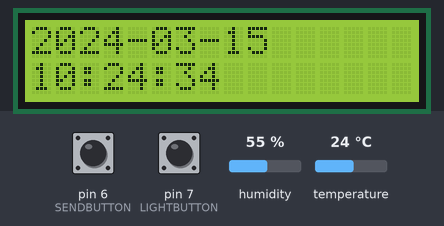
This sketch was run on a simulated Arduino Uno, built with avr-gcc and run on an emulated ATmega328P. Parts: 16×2 character LCD. Inputs (shaded band) come from the test bench; at power-on: pin 7 (LIGHTBUTTON) HIGH, pin 6 (SENDBUTTON) HIGH, humidity 55 %, temperature 24 °C. WiFi joins after 1.5 s; servers stay silent unless stated; the local clock reads 2024-03-15 10:24:30 at power-on unless the sketch sets it.

Above: at 4.8 s.
4.9 s: pin 7 (LIGHTBUTTON) pulled LOW for 0.15 s
At 7.7 s:
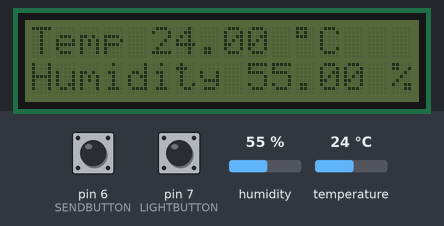
8.5 s: pin 6 (SENDBUTTON) pulled LOW for 0.15 s
At 11.3 s:
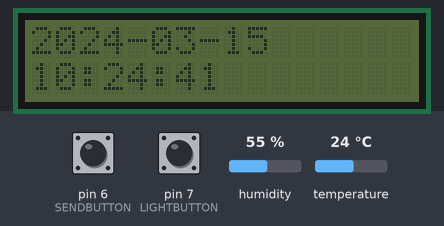
16.5 s: pin 7 (LIGHTBUTTON) pulled LOW for 1 s
At 17.8 s:
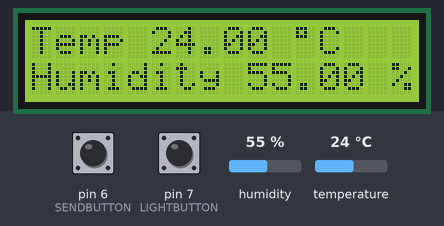
27.6 s: pin 6 (SENDBUTTON) pulled LOW for 1 s
At 28.9 s:
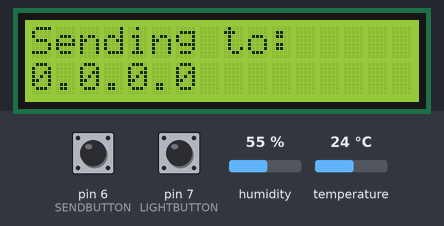
30.1 s: humidity set to 22 %
At 38.8 s:
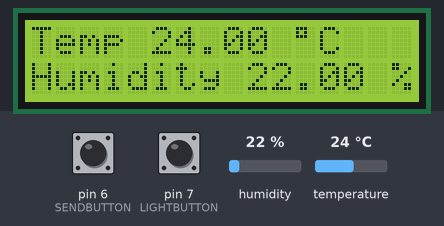
39.5 s: temperature set to 12 °C
At 48.9 s:
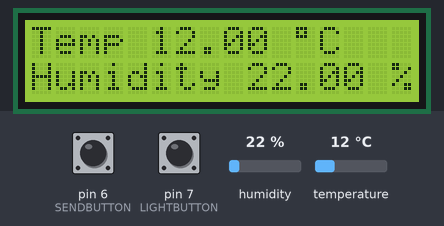
Timing chart, 0 to 50.4 s (numbered marks = the images above; inputs shaded):
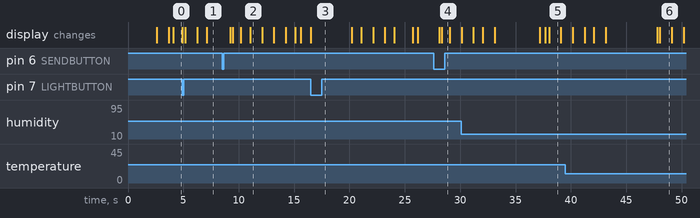

The sketch:

LcdMeter.ino
```cpp
/*********************

Lcd-Meter Version: 2022-02-03 v1.2.0
Arduino for temperature and humidity measurement, display on LCD and send data to web server.
Parts: DHT22 sensor via 1-wire protocol, DS3231 realtime clock and 16x2 LC-display via I2C, 5100-type Ethernet shield via SPI
(not using the SD card on the Ethernet module).
Option to use the built-in watchdog functionality (8 seconds timeout). One-button date/time setup.

**********************/

#include <Wire.h>
#include <LiquidCrystal_I2C.h>
#include <DS3231.h>
#include <DHT.h>
#include <SPI.h>
#include <Ethernet.h>
#include <avr/wdt.h>

#define LCDADDR 0x27      // I2C-address for LCD module (e.g. joy-it brand used in the example project)
#define DHTPIN 2          // The sensor is connected to PIN 2 for 1-wire protocol
#define DHTTYPE DHT22     // Specify the DHT22 sensor type

#define LIGHTBUTTON 7     // Pin 7 input for button to toggle LCD backlight on/off
#define SENDBUTTON 6      // Pin 6 input for button to trigger data sending manually

#define NIGHT 22          // the hour when LCD backlight should automatically switch off
#define MORNING 7         // the hour when LCD backlight is automatically switched on

#define SENDSPEED 10      // Interval (in minutes) for sending data to the Webserver
#define AUTORESET 0       // time (in minutes) after which it will force a reset regularly (0=disable)

char server[] = "mackrug.de";     // Name of webserver, where the measurement data will be sent (note: a working test server is configured here)
char serverpath[] = "/lcdmeter/sensor.php";  // path to PHP script on webserver, which is called via http. Starts with "/"
char security[] = "8a7b6c5d";     // 8 hex digits security code for this device, used in the HTTP GET request and checked by PHP script on server
char marker = char('|');          // recognition sign "|" used in the 21-characters date/time response string "|Y-m-d|H:i:s|" from the server
bool trydhcp = true;         // true = try DHCP first to obtain an IP address
bool usewatchdog = true;     // true = activate the Watchdog functionality (triggered if program hangs for more than 8 seconds)

float tempcorr = 0.0 ;       // This correction value is applied to measured temperature (default: 0.0)

// MAC address from label on the ethernet shield or simply made up (but unique inside network)
byte mac[] = { 0xA0, 0xB1, 0xC2, 0xD3, 0xE4, 0xF5 };
// fallback IP address to use if DHCP was not successful, must match your local network settings
IPAddress ip(192, 168, 0, 101);

EthernetClient webclient;

LiquidCrystal_I2C lcd(LCDADDR, 16, 2);  // the 16x2 LCD module, called as "lcd"

DHT dht(DHTPIN, DHTTYPE);    // the sensor module called as "dht"

DS3231 myRTC;   // the RTC module called as "myRTC"
bool Century=false;
bool h12;
bool PM;

void setup() {

  pinMode(LIGHTBUTTON, INPUT_PULLUP);
  pinMode(SENDBUTTON, INPUT_PULLUP);

  Wire.begin();
  // Serial.begin(19200);

  lcd.init();
  // switch the LCD backlight on
  lcd.backlight();
  lcd.clear();
  lcd.print("Lcd-Meter");

  // check if the lightbutton is being held down during power-up for more than 2 seconds
  if(digitalRead(LIGHTBUTTON) == LOW)
  {
  lcd.setCursor(0,1);
  lcd.print("Set date/time ? ");
  int setdcount = 0;
   while(digitalRead(LIGHTBUTTON) == LOW)
    {
     setdcount++;
     delay(20);
     if(setdcount == 100)
       {
        lcd.setCursor(14,1);
        lcd.print(">>");
       }
    }
   if(setdcount > 100)
    {
     setd();   //call the function to set date/time in the RTC after button is released
    }
  }

  lcd.setCursor(0,1);
  lcd.print("IP: trying DHCP ");

  dht.begin(); //DHT22 sensor start

  bool dhcpconnect;
  if ( trydhcp == true )    // try first DHCP according to setup
     {
      dhcpconnect = Ethernet.begin(mac);
     }
  if (trydhcp == false || dhcpconnect == false)
    {
     lcd.setCursor(0,1);
     lcd.print("IP: using static");
     delay(1000);
     Ethernet.begin(mac, ip);     // if not successful, use the specified static address
    }
  delay(1000);

  // Serial.print("IP = ");
  // Serial.println(Ethernet.localIP());

  lcd.setCursor(0,1);
  lcd.print(Ethernet.localIP());
  lcd.print("         ");
  delay(1000);

  if ( usewatchdog == true )
     {
      wdt_enable(WDTO_8S);
     }
}

String thisdate; // formatted date variable
String thistime; // formatted time variable
String lasttime;
float humidity;
float temperature;

bool displaylight = true;
bool lightswitch = true;
bool lbuttondown = false;
bool sbuttondown = false;
unsigned long resetcounter = 5*60L*AUTORESET;
int timecounter = 1;
int sensorcounter = 1;
int displaycounter = 10;
int sendcounter = 1;

void loop()
{

if(digitalRead(LIGHTBUTTON) == LOW && lbuttondown == false)    // when lightbutton is pressed
  {
    lbuttondown = true;
    if(displaylight == true)
      {
       displaylight = false;
       lcd.noBacklight();
      }
    else
      {
       displaylight = true;
       lcd.backlight();
      }
  }
else if(digitalRead(LIGHTBUTTON) == HIGH && lbuttondown == true)
  { lbuttondown = false; }

if(digitalRead(SENDBUTTON) == LOW && sbuttondown == false)    // when sendbutton is pressed
  {
   sbuttondown = true;
   displaycounter = 1;
   sendcounter = 1;
  }
else if(digitalRead(SENDBUTTON) == HIGH && sbuttondown == true)
  { sbuttondown = false; }

timecounter--;
if (timecounter < 1)
{
  timecounter = 10;   // 10 x 20 ms = ca. 0.2 second interval
  resetcounter--;
  thistime = nice(myRTC.getHour(h12,PM))+":"+nice(myRTC.getMinute())+":"+nice(myRTC.getSecond());
}

if (thistime != lasttime)
{
  wdt_reset();
  lasttime = thistime;
  thisdate = String(myRTC.getYear()+2000)+"-"+nice(myRTC.getMonth(Century))+"-"+nice(myRTC.getDate());

  displaycounter--;
  if (displaycounter > 5)
   {
    lcd.setCursor(0,0);
    lcd.print(thisdate+"      ");
    lcd.setCursor(0,1);
    lcd.print(thistime+"        ");
   }
  else
   {
    lcd.setCursor(0,0);
    lcd.print("Temp "+String(temperature)+" "+(char)223+"C   ");
    lcd.setCursor(0,1);
    lcd.print("Humidity "+String(humidity)+" %");
   }

  if (displaycounter < 1)
   {
    // it will rotate between measurements and date/time display using a 10 seconds repeat time
    displaycounter = 10;
    Ethernet.maintain();

    // deactivate LCD backlight automatically at nighttime and activate in the morning
    if(lightswitch == true && myRTC.getHour(h12,PM) == NIGHT )
      {
       lightswitch = false;
       displaylight = false;
       lcd.noBacklight();
      }
    if(lightswitch == false && myRTC.getHour(h12,PM) == MORNING )
      {
       lightswitch = true;
       displaylight = true;
       lcd.backlight();
      }

    // interval for sending data to the webserver
    sendcounter--;
    if (sendcounter < 1)
     {
      sendcounter = 6 * SENDSPEED;
      wdt_reset();

      lcd.clear();
      lcd.print("Sending to:");
      lcd.setCursor(0,1);
      if (webclient.connect(server,80))
       {
        lcd.print(webclient.remoteIP());
        // Serial.println("Sending HTTP GET request to Server");
        // Send the HTTP GET request, with parameters: s=security code, d=date from RTC, c=time from RTC, t=temperature, h=humidity
        webclient.println("GET "+String(serverpath)+"?s="+security+"&d="+thisdate+"&c="+thistime+"&t="+String(temperature)+"&h="+String(humidity)+" HTTP/1.1");
        webclient.println("Host: "+String(server));
        webclient.println("Connection: close");
        webclient.println();
       }
      else
       {
        // if no connection to webserver possible
        lcd.print("failed");
        // Serial.println("Server connection failed");
       }

      wdt_reset();
      delay(500);
     }
  }
 }

// interval to read new measurement from sensor, sensorcounter=500 means ca. every 10 seconds
sensorcounter--;
if (sensorcounter < 1)
  {
   sensorcounter = 500 ;
   lcd.setCursor(15,0);
   lcd.print( (char)127 );
   humidity = dht.readHumidity() ;         // read humidity
   temperature = dht.readTemperature() + tempcorr ;   // read temperature and add the correction value
  }
else if(sensorcounter == 475)
  {
   lcd.setCursor(15,0);
   lcd.print(" ");
  }

// the basic loop delay is 20 milliseconds
delay(20);
if (resetcounter < 1 && AUTORESET > 0 && usewatchdog == true)
   {
    lcd.clear();
    lcd.print("Auto-reset!");
    lcd.setCursor(0,1);
    while(true)
    {
     lcd.print(".");
     delay(1000);
     //endless loop to force the 8 sec watchdog (happens every AUTORESET minutes)
     }
   }
}

// the function "nice" generates from int-number a string with leading zero
String nice(int thisvalue)
{
  String nicevalue;
  if(thisvalue<10){
    nicevalue = "0"+String(thisvalue);
  }
  else {
  nicevalue = String(thisvalue);
  }
  return nicevalue;
}

// the function "setd" provides a simple one-button date/time setup routine
bool setd()
{
  int setval[] = { 0,0,21,1,1 };
  int maxval[] = { 23,59,50,12,31 };
  int minval[] = { 0,0,21,1,1 };
  int monval[] = { 0,31,29,31,30,31,30,31,31,30,31,30,31 };
  int rowval[] = { 0,0,1,1,1,0 };
  int posval[] = { 7,10,9,12,15,15 };
  int maxvalue;
  lcd.clear();
  lcd.print("Time: 00:00 h");
  lcd.setCursor(0,1);
  lcd.print("Date: 2021-01-01");
  lcd.blink();
  for(int setsel = 0; setsel < 5; setsel++ )
  {
  bool wsetd = false;
  lcd.setCursor( posval[setsel],rowval[setsel] );
  while(wsetd == false)
     {
      if(digitalRead(LIGHTBUTTON) == LOW)
        {
         setval[setsel]++;
         if(setsel == 4)
           {
            maxvalue = monval[setval[3]];  // max. days setting depends on the month
            }
         else
           {
            maxvalue = maxval[setsel];
            }

         if(setval[setsel] > maxvalue)
           {
            setval[setsel] = minval[setsel];
           }
         lcd.setCursor( posval[setsel]-1,rowval[setsel] );
         lcd.print(nice( setval[setsel] ));
         lcd.setCursor( posval[setsel], rowval[setsel] );
         int nsetd = 0;
         while(digitalRead(LIGHTBUTTON) == LOW)
           {
           nsetd++;
           delay(10);
           if(nsetd == 150)    // if button hold down for more than 1.5 sec
             {
              wsetd = true;
              lcd.setCursor( posval[setsel+1], rowval[setsel+1] );
             }
           }
         }
       if(digitalRead(SENDBUTTON) == LOW)   // this button cancels date/time setup
         {
          lcd.noBlink();
          lcd.clear();
          lcd.print("Date/time cancel");
          delay(500);
          return false;
          }
       delay(20);
     }
  }
  lcd.noBlink();
  lcd.clear();
  lcd.print("Date/time set !");

  myRTC.setClockMode(false);
  myRTC.setYear(setval[2]);
  myRTC.setMonth(setval[3]);
  myRTC.setDate(setval[4]);
  myRTC.setDoW(1);
  myRTC.setHour(setval[0]);
  myRTC.setMinute(setval[1]);
  myRTC.setSecond(0);

  delay(500);
  return true;
}
```

Measured:
- after the input at 4.9 s, the display: first changes at once (image 1 shows a later state)
- after the input at 16.5 s, the display: changes at once (image 3)
- after the input at 27.6 s, the display: first changes after 0.52 s (image 4 shows a later state)
- what the display in image 2 shows lasts 1.1 s, from 11.0 s to 12.1 s
